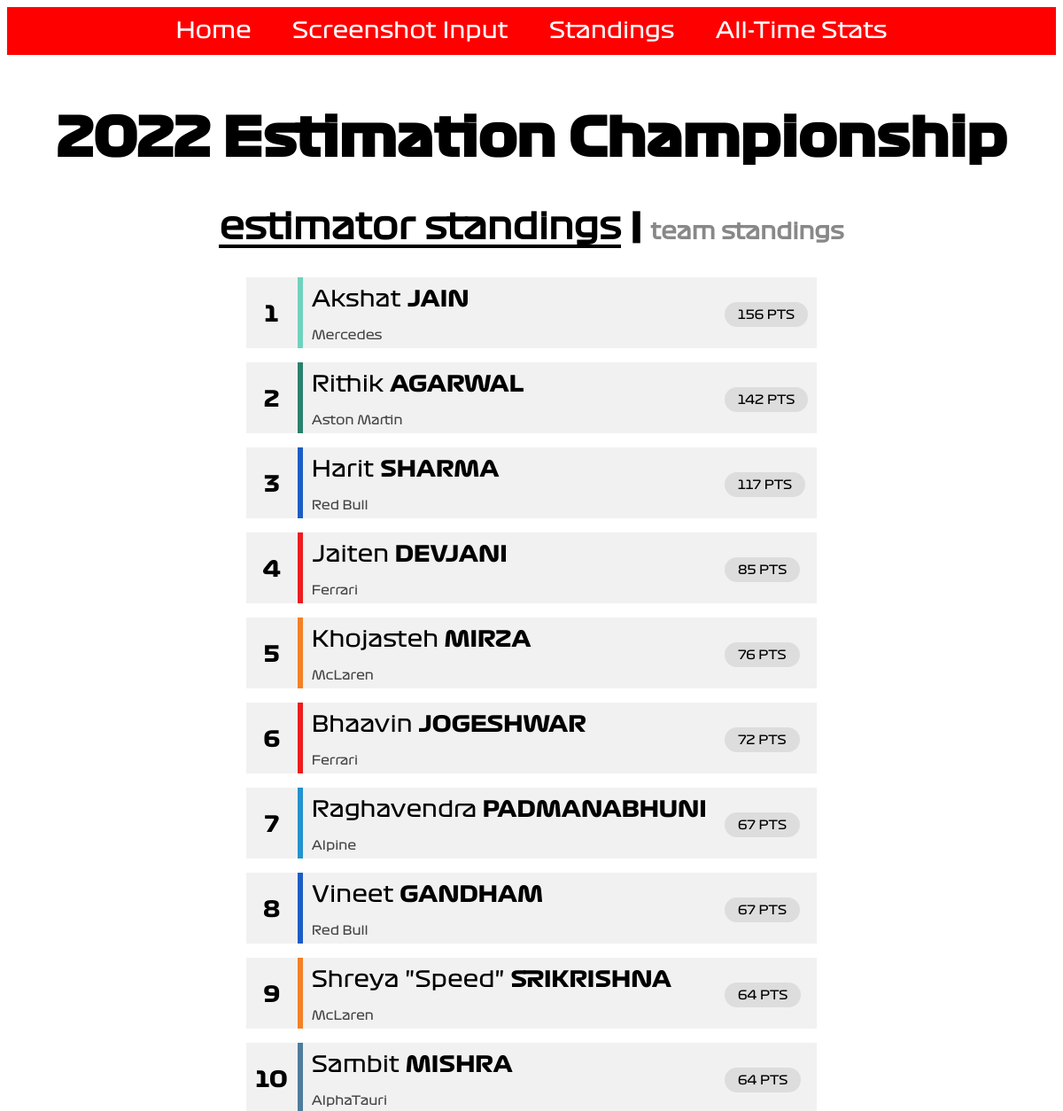
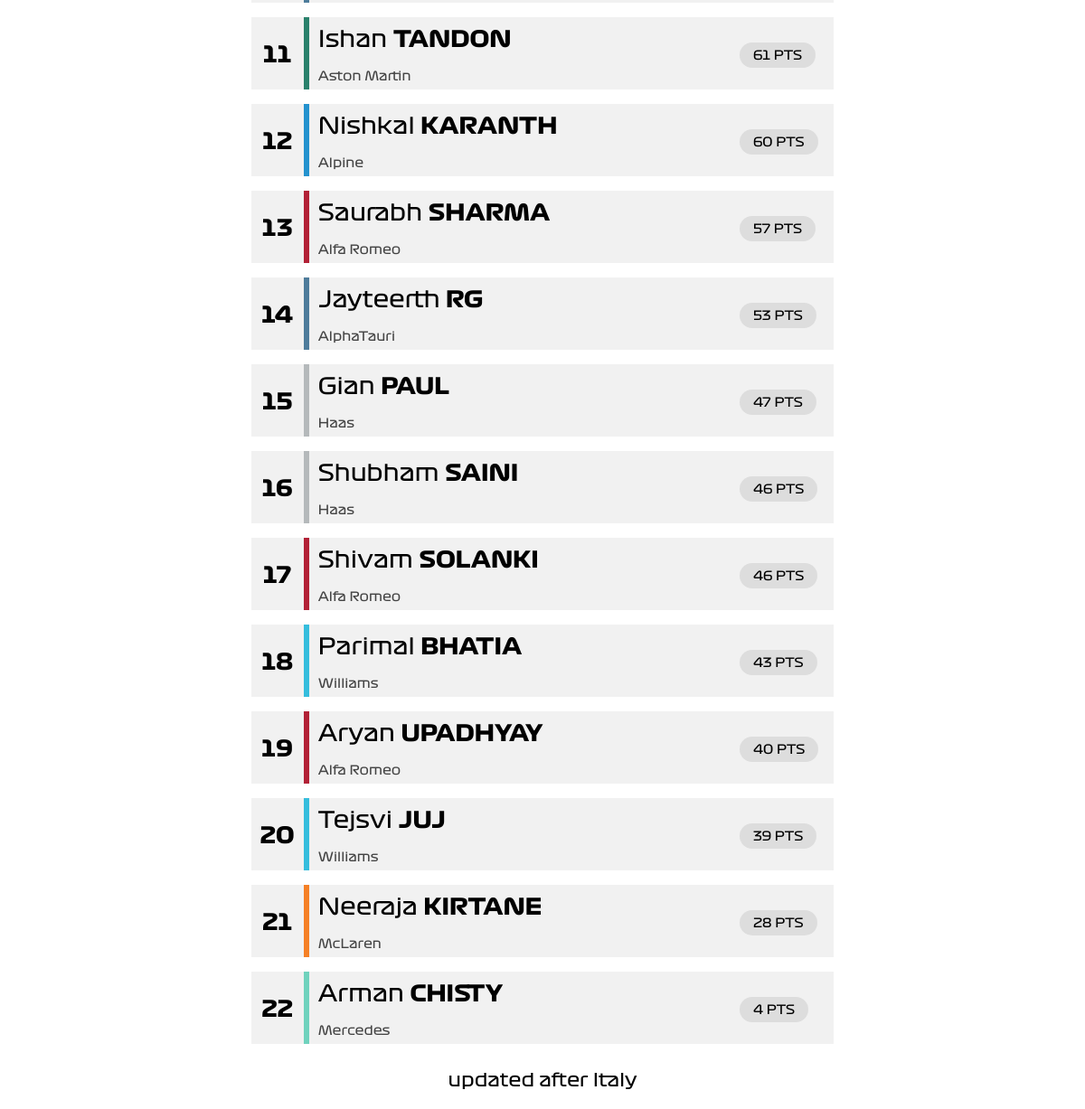
The page /estimatorstandings/ on the database as committed earlier (2 pictures, top to bottom).
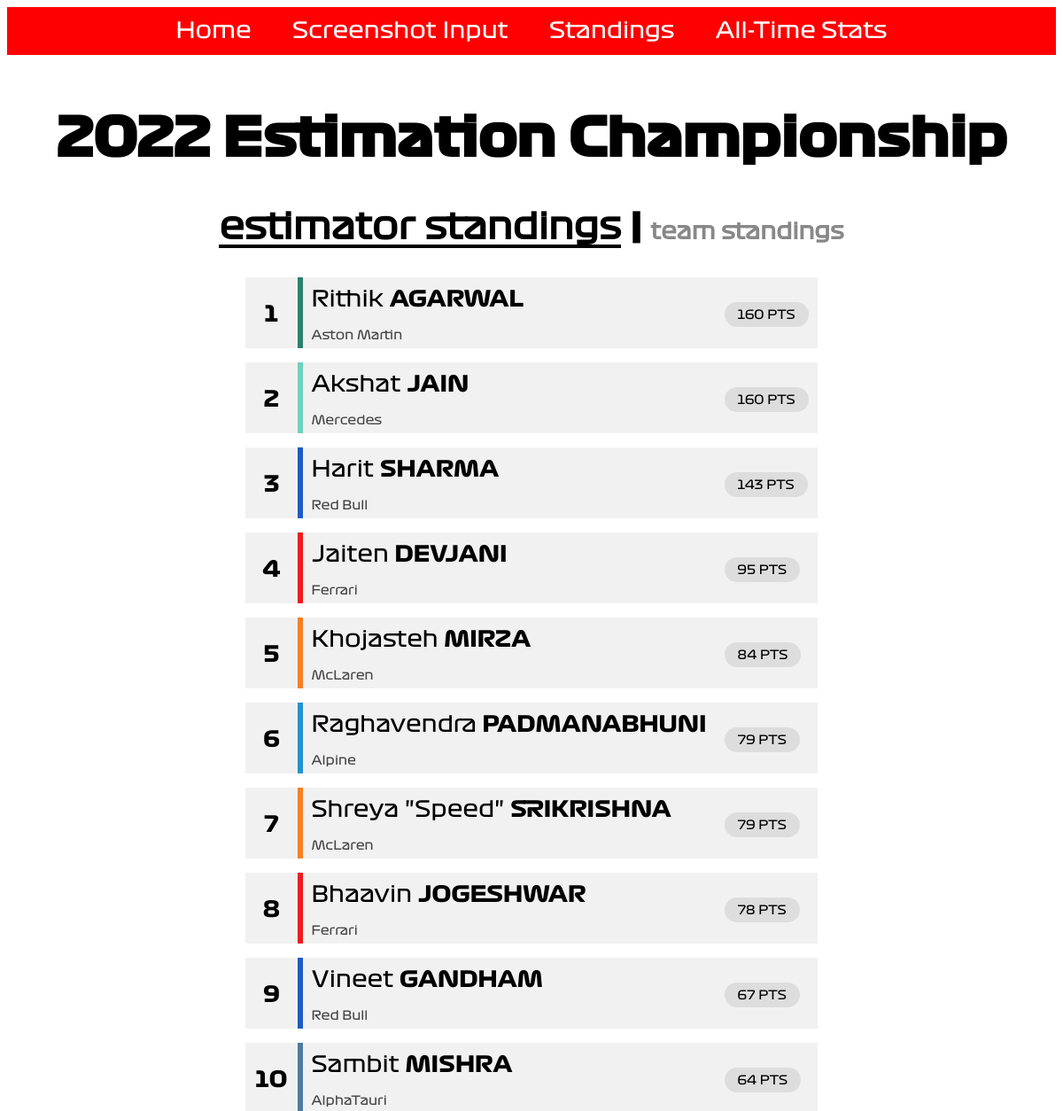
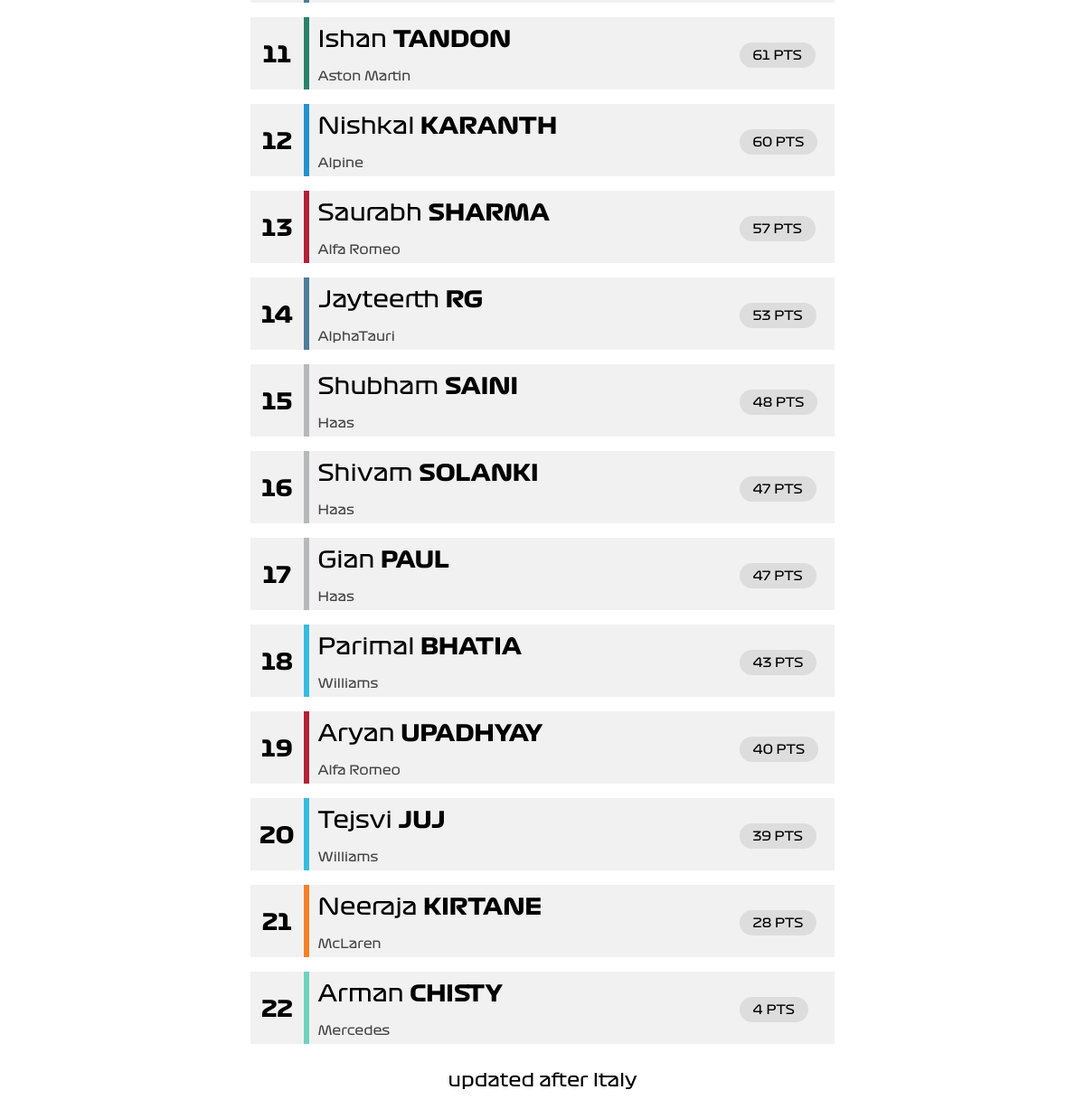
The same page on the database as committed later (2 pictures, top to bottom).
### input_portal/models.py (models this page shows, shortened)
class current_leaderboard(models.Model):
    abbr = models.CharField(max_length = 4, unique = True)
    first_name = models.CharField(max_length = 32)
    last_name = models.CharField(max_length = 32)
    driver_no = models.IntegerField()
    team_name = models.CharField(max_length = 64)
    team_color = models.CharField(max_length = 7)
    points = models.FloatField()
    rank_override = models.IntegerField()

### input_portal/views.py (the view)
# urls.py: path('estimatorstandings/', views.LeaderView, name='estimatorstandings'),
def LeaderView(request):
    current_leaderboard_list = current_leaderboard.objects.order_by('-points','rank_override')
    leaderboard_dict = {'cl_table' : current_leaderboard_list}
    return render(request, 'leaderboard.html', context = leaderboard_dict)

### input_portal/templates/input_portal/leaderboard.html
<!DOCTYPE html>
{% extends "input_portal/base.html" %}
{% block body_block %}
    <h1>
      2022 Estimation Championship
    </h1>
    <h2>
      <span class="selected_standings">estimator standings</span>
      <span class="selectorseparator">|</span>
      <span class="unselected_standings">
        <a href = "../teamstandings" style="color:#888888">
                team standings
        </a>
      </span>
    </h2>
    {% if cl_table %}
      <table class="current_leaderboard centre">
      {% for row in cl_table %}
        <tr class="leaderboard_top">
          <td rowspan=2 class="table_pos"> {{ forloop.counter }} </td>
          <td style="background-color: {{row.team_color}}" rowspan=2 class="table_teamcolor"></td>
          <td> <span class="firstnamespan"> {{ row.first_name }} </span> <span class="lastnamespan"> {{ row.last_name|upper }} </td>
          <td rowspan=2> <span class="pointspan"> {{ row.points|floatformat:0 }} PTS </span> </td>
        </tr>
        <tr class="leaderboard_bottom">
          <td> <span class='teamspan'> {{ row.team_name }} </span> </td>
        <tr>
      {% endfor %}
      </table>
      <p> updated after Italy </p>
    {% else %}
      <p>No data found</p>
    {% endif %}
{% endblock %}

Rows that differ between the two databases and show on the page:
changed current_leaderboard "Rithik": points "142" → "160"; moves up the list
changed current_leaderboard "Akshat": points "156" → "160"
changed current_leaderboard "Harit": points "117" → "143"
changed current_leaderboard "Jaiten": points "85" → "95"
changed current_leaderboard "Khojasteh": points "76" → "84"
changed current_leaderboard "Raghavendra": points "67" → "79"; moves up the list
changed current_leaderboard "Shreya \"Speed\"": points "64" → "79"; moves up the list
changed current_leaderboard "Bhaavin": points "72" → "78"
changed current_leaderboard "Shubham": points "46" → "48"
changed current_leaderboard "Shivam": team_color "#b22136" → "#b5b9bb" (drawn); points "46" → "47"; team_name "Alfa Romeo" → "Haas"
shown differently, row unchanged: current_leaderboard "Gian": moves down the list
